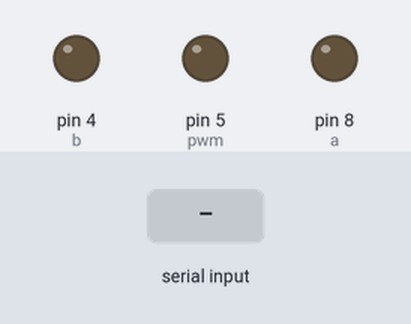
The sketch below on a simulated Arduino Uno, built with avr-gcc and run on an emulated ATmega328P. Parts: output pins drawn as LEDs (lit = HIGH). The inputs (shaded band) are chosen by the test bench. What the sketch prints to the serial monitor is not drawn.

Above: at 0.8 s.
0.9 s: "a" received over Serial
At 1.8 s:
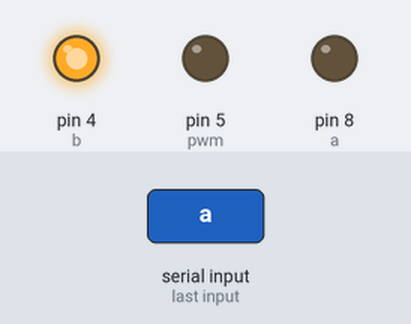
Timing chart, 0 to 3.9 s (numbered marks = the images above; inputs shaded):
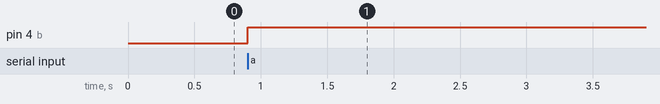

The sketch:

python.ino
```cpp
int a=8,b=4,pwm=5,test=0;
bool i=0;
void setup() {
  // put your setup code here, to run once:
Serial.begin(9600);
pinMode(a,OUTPUT);
pinMode(b,OUTPUT);
pinMode(pwm,OUTPUT);
pinMode(4,OUTPUT);
digitalWrite(3,LOW);

  // put your main code here, to run repeatedly:
  while(1){
    Serial.print("2")   ;
 if(Serial.read()=='a'){
digitalWrite(a,LOW);
digitalWrite(b,HIGH);
digitalWrite(5,HIGH);
digitalWrite(3,HIGH);
Serial.print("1");}
else
{
digitalWrite(3,LOW);
analogWrite(pwm,0);
}
}
}
void loop(){

}
```

Measured:
- after the input at 0.9 s, pin 4 (b): LOW → HIGH at once
